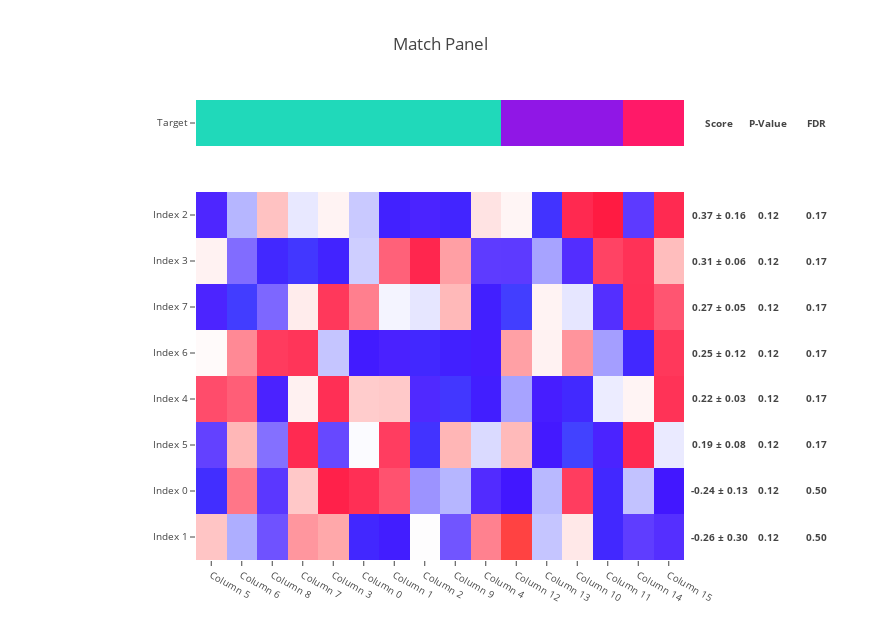

Notebook code for this chart:
### Code cell
n_index = 8

n_column = 16

features = pd.DataFrame(
    np.random.random_sample(size=(
        n_index,
        n_column,
    )),
    index=('Index {}'.format(i) for i in range(n_index)),
    columns=('Column {}'.format(i) for i in range(n_column)),
)

for target in (
    pd.Series((0, ) * 10 + (1, ) * 4 + (2, ) * 2),
    pd.Series((0, ) * 8 + (2, ) * 8),
    pd.Series(('Aa', ) * 4 + ('Bb', ) * 4 + ('Cc', ) * 4 + ('Aa', ) * 4),
):
    
    target.name = 'Target'
    
    target.index = ('Column {}'.format(i) for i in range(n_column))

    score_moe_p_value_fdr = make_match_panel(
        target,
        features,
        target_ascending=True,
        n_sampling=2,
        n_permutation=1,
        target_type='categorical',
    )

### Figure 1 — Plotly figure (JSON) as saved in the notebook; plotly's stock layout.template omitted (floating-point values rounded to 4 significant figures; data arrays with more than 128 entries replaced by an {"elided": "..."} marker saying what was removed)
{"data": [{"colorscale": [[0, "#20d9ba"], [0.5, "#9017e6"], [1, "#ff1968"]], "showscale": false, "text": [["Column 5", "Column 6", "Column 8", "Column 7", "Column 3", "Column 0", "Column 1", "Column 2", "Column 9", "Column 4", "Column 12", "Column 13", "Column 10", "Column 11", "Column 14", "Column 15"]], "type": "heatmap", "uid": "9044fd07-54a3-44d5-a035-ab1cb18ff627", "x": ["Column 5", "Column 6", "Column 8", "Column 7", "Column 3", "Column 0", "Column 1", "Column 2", "Column 9", "Column 4", "Column 12", "Column 13", "Column 10", "Column 11", "Column 14", "Column 15"], "y": ["Target"], "yaxis": "y2", "z": [[0, 0, 0, 0, 0, 0, 0, 0, 0, 0, 1, 1, 1, 1, 2, 2]]}, {"colorscale": {"elided": "256x2 mixed values"}, "showscale": false, "type": "heatmap", "uid": "cd96e06f-6e54-4a4a-ae21-489fe8a67f21", "x": ["Column 5", "Column 6", "Column 8", "Column 7", "Column 3", "Column 0", "Column 1", "Column 2", "Column 9", "Column 4", "Column 12", "Column 13", "Column 10", "Column 11", "Column 14", "Column 15"], "y": ["Index 1", "Index 0", "Index 5", "Index 4", "Index 6", "Index 7", "Index 3", "Index 2"], "yaxis": "y", "z": [[0.6404, -0.1342, -0.4987, 0.8542, 0.7842, -1.397, -1.158, 0.3143, -0.4875, 0.9423, 2.505, -0.009811, 0.4437, -1.429, -0.615, -0.7546], [-1.536, 0.9831, -0.6819, 0.6212, 1.524, 1.384, 1.126, -0.2392, -0.09169, -0.7973, -1.004, -0.07501, 1.245, -1.427, -0.02358, -1.009], [-0.5711, 0.7138, -0.377, 1.443, -0.5413, 0.2919, 1.239, -1.617, 0.718, 0.1132, 0.6954, -0.9861, -1.877, -0.884, 1.444, 0.1957], [1.15, 1.078, -0.8866, 0.3893, 1.382, 0.5992, 0.6119, -0.818, -1.694, -1.178, -0.1749, -0.9418, -1.446, 0.2073, 0.375, 1.348], [0.3417, 0.9085, 1.268, 1.324, -0.007986, -1.101, -0.9006, -1.419, -1.216, -0.9524, 0.8149, 0.3854, 0.8648, -0.1951, -1.412, 1.297], [-0.8691, -1.792, -0.416, 0.4181, 1.295, 0.9467, 0.2555, 0.1751, 0.7012, -1.184, -1.804, 0.3809, 0.1733, -0.7623, 1.366, 1.116], [0.3852, -0.395, -1.417, -1.683, -1.294, 0.04275, 1.069, 1.481, 0.8223, -0.635, -0.6454, -0.1761, -0.7775, 1.19, 1.354, 0.6792], [-0.8469, -0.08952, 0.6521, 0.1827, 0.3784, 0.01353, -1.24, -0.8786, -1.351, 0.4697, 0.3675, -1.618, 1.449, 1.724, -0.6512, 1.438]], "zmax": 2.505, "zmin": -1.877}], "layout": {"annotations": [{"font": {"size": 9.6}, "showarrow": false, "text": "<b>Score</b>", "width": 64, "x": 1.002, "xanchor": "left", "xref": "paper", "y": 0.95, "yanchor": "middle", "yref": "paper"}, {"font": {"size": 9.6}, "showarrow": false, "text": "<b>0.37 ± 0.16</b>", "width": 64, "x": 1.002, "xanchor": "left", "xref": "paper", "y": 0.75, "yanchor": "middle", "yref": "paper"}, {"font": {"size": 9.6}, "showarrow": false, "text": "<b>0.31 ± 0.06</b>", "width": 64, "x": 1.002, "xanchor": "left", "xref": "paper", "y": 0.65, "yanchor": "middle", "yref": "paper"}, {"font": {"size": 9.6}, "showarrow": false, "text": "<b>0.27 ± 0.05</b>", "width": 64, "x": 1.002, "xanchor": "left", "xref": "paper", "y": 0.55, "yanchor": "middle", "yref": "paper"}, {"font": {"size": 9.6}, "showarrow": false, "text": "<b>0.25 ± 0.12</b>", "width": 64, "x": 1.002, "xanchor": "left", "xref": "paper", "y": 0.45, "yanchor": "middle", "yref": "paper"}, {"font": {"size": 9.6}, "showarrow": false, "text": "<b>0.22 ± 0.03</b>", "width": 64, "x": 1.002, "xanchor": "left", "xref": "paper", "y": 0.35, "yanchor": "middle", "yref": "paper"}, {"font": {"size": 9.6}, "showarrow": false, "text": "<b>0.19 ± 0.08</b>", "width": 64, "x": 1.002, "xanchor": "left", "xref": "paper", "y": 0.25, "yanchor": "middle", "yref": "paper"}, {"font": {"size": 9.6}, "showarrow": false, "text": "<b>-0.24 ± 0.13</b>", "width": 64, "x": 1.002, "xanchor": "left", "xref": "paper", "y": 0.15, "yanchor": "middle", "yref": "paper"}, {"font": {"size": 9.6}, "showarrow": false, "text": "<b>-0.26 ± 0.30</b>", "width": 64, "x": 1.002, "xanchor": "left", "xref": "paper", "y": 0.05, "yanchor": "middle", "yref": "paper"}, {"font": {"size": 9.6}, "showarrow": false, "text": "<b>P-Value</b>", "width": 64, "x": 1.102, "xanchor": "left", "xref": "paper", "y": 0.95, "yanchor": "middle", "yref": "paper"}, {"font": {"size": 9.6}, "showarrow": false, "text": "<b>0.12</b>", "width": 64, "x": 1.102, "xanchor": "left", "xref": "paper", "y": 0.75, "yanchor": "middle", "yref": "paper"}, {"font": {"size": 9.6}, "showarrow": false, "text": "<b>0.12</b>", "width": 64, "x": 1.102, "xanchor": "left", "xref": "paper", "y": 0.65, "yanchor": "middle", "yref": "paper"}, {"font": {"size": 9.6}, "showarrow": false, "text": "<b>0.12</b>", "width": 64, "x": 1.102, "xanchor": "left", "xref": "paper", "y": 0.55, "yanchor": "middle", "yref": "paper"}, {"font": {"size": 9.6}, "showarrow": false, "text": "<b>0.12</b>", "width": 64, "x": 1.102, "xanchor": "left", "xref": "paper", "y": 0.45, "yanchor": "middle", "yref": "paper"}, {"font": {"size": 9.6}, "showarrow": false, "text": "<b>0.12</b>", "width": 64, "x": 1.102, "xanchor": "left", "xref": "paper", "y": 0.35, "yanchor": "middle", "yref": "paper"}, {"font": {"size": 9.6}, "showarrow": false, "text": "<b>0.12</b>", "width": 64, "x": 1.102, "xanchor": "left", "xref": "paper", "y": 0.25, "yanchor": "middle", "yref": "paper"}, {"font": {"size": 9.6}, "showarrow": false, "text": "<b>0.12</b>", "width": 64, "x": 1.102, "xanchor": "left", "xref": "paper", "y": 0.15, "yanchor": "middle", "yref": "paper"}, {"font": {"size": 9.6}, "showarrow": false, "text": "<b>0.12</b>", "width": 64, "x": 1.102, "xanchor": "left", "xref": "paper", "y": 0.05, "yanchor": "middle", "yref": "paper"}, {"font": {"size": 9.6}, "showarrow": false, "text": "<b>FDR</b>", "width": 64, "x": 1.202, "xanchor": "left", "xref": "paper", "y": 0.95, "yanchor": "middle", "yref": "paper"}, {"font": {"size": 9.6}, "showarrow": false, "text": "<b>0.17</b>", "width": 64, "x": 1.202, "xanchor": "left", "xref": "paper", "y": 0.75, "yanchor": "middle", "yref": "paper"}, {"font": {"size": 9.6}, "showarrow": false, "text": "<b>0.17</b>", "width": 64, "x": 1.202, "xanchor": "left", "xref": "paper", "y": 0.65, "yanchor": "middle", "yref": "paper"}, {"font": {"size": 9.6}, "showarrow": false, "text": "<b>0.17</b>", "width": 64, "x": 1.202, "xanchor": "left", "xref": "paper", "y": 0.55, "yanchor": "middle", "yref": "paper"}, {"font": {"size": 9.6}, "showarrow": false, "text": "<b>0.17</b>", "width": 64, "x": 1.202, "xanchor": "left", "xref": "paper", "y": 0.45, "yanchor": "middle", "yref": "paper"}, {"font": {"size": 9.6}, "showarrow": false, "text": "<b>0.17</b>", "width": 64, "x": 1.202, "xanchor": "left", "xref": "paper", "y": 0.35, "yanchor": "middle", "yref": "paper"}, {"font": {"size": 9.6}, "showarrow": false, "text": "<b>0.17</b>", "width": 64, "x": 1.202, "xanchor": "left", "xref": "paper", "y": 0.25, "yanchor": "middle", "yref": "paper"}, {"font": {"size": 9.6}, "showarrow": false, "text": "<b>0.50</b>", "width": 64, "x": 1.202, "xanchor": "left", "xref": "paper", "y": 0.15, "yanchor": "middle", "yref": "paper"}, {"font": {"size": 9.6}, "showarrow": false, "text": "<b>0.50</b>", "width": 64, "x": 1.202, "xanchor": "left", "xref": "paper", "y": 0.05, "yanchor": "middle", "yref": "paper"}], "height": 640, "margin": {"l": 196, "r": 196}, "title": "Match Panel", "width": 880, "xaxis": {"anchor": "y", "tickfont": {"size": 9.6}}, "yaxis": {"domain": [0, 0.8], "dtick": 1, "tickfont": {"size": 9.6}}, "yaxis2": {"domain": [0.9, 1], "tickfont": {"size": 9.6}}}}
